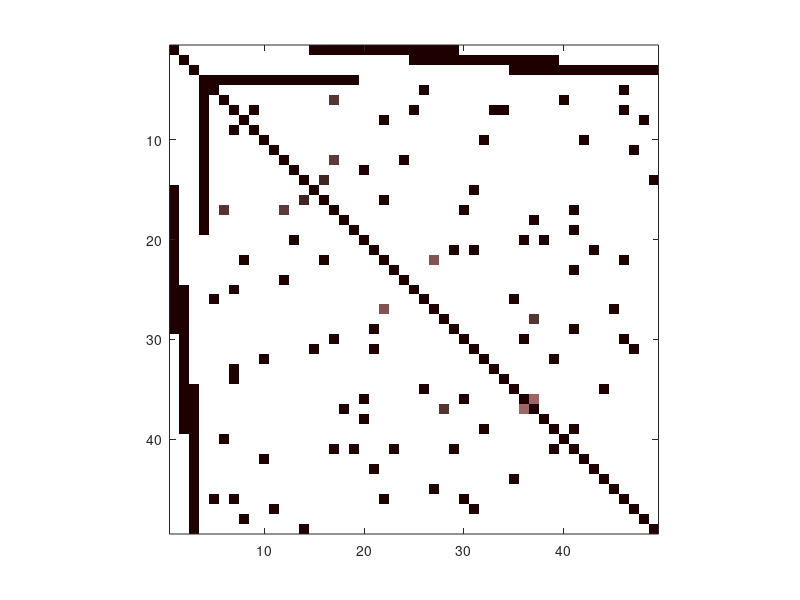
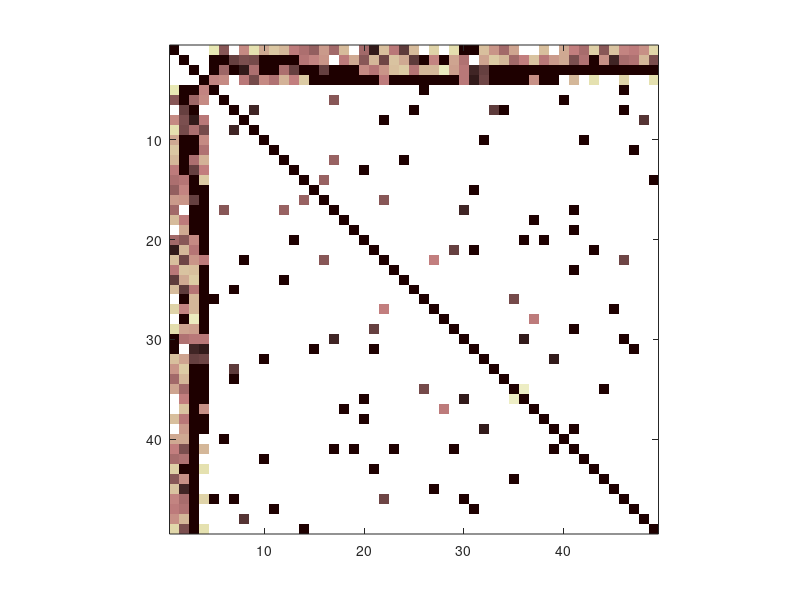
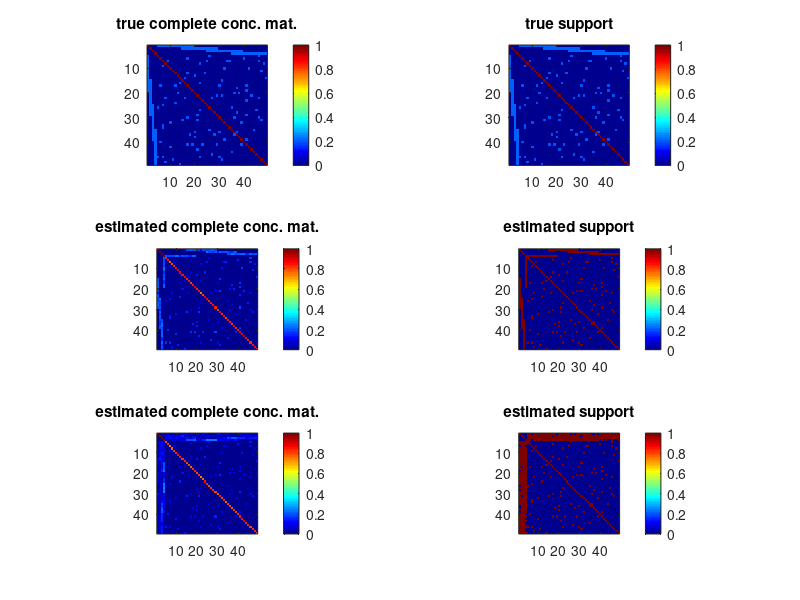

Reproduce these figures in MATLAB, in order.
clear all; clc; 
load('TOY_OVERLAP.mat');

THRESH=0.02;
Dfin_tr(35,38)=0;
Dfin_tr(38,35)=0;

figure(1);clf;
subplot(3,2,1)
imagesc(abs(Dfull));
pbaspect([1 1 1]);
title('true complete conc. mat.');
colorbar
subplot(3,2,2)
imagesc(abs(Dfull));
pbaspect([1 1 1]);
title('true support');
colorbar
subplot(3,2,3)
imagesc(abs(Dfin).*(abs(Dfin)>THRESH));
pbaspect([1 1 1]);
title('estimated complete conc. mat.');
colorbar
subplot(3,2,4)
imagesc(abs(Dfin)>THRESH);
pbaspect([1 1 1]);
title('estimated support');
colorbar
subplot(3,2,5)
imagesc(abs(Dfin_tr).*(abs(Dfin_tr)>THRESH));
pbaspect([1 1 1]);
title('estimated complete conc. mat.');
colorbar
subplot(3,2,6)
imagesc(abs(Dfin_tr)>THRESH);
pbaspect([1 1 1]);
title('estimated support');
colorbar
colormap jet

figure(2);clf;
imagesc(-min(abs(Dfin).*(abs(Dfin)>THRESH),.1));
pbaspect([1 1 1]);
% title('estimated complete conc. mat.');
colormap pink
mkdir('fig');
print('fig/overlap_om','-depsc')

figure(3);clf;
imagesc(-min(abs(Dfin_tr).*(abs(Dfin_tr)>THRESH),.1));
pbaspect([1 1 1]);
% title('estimated complete conc. mat.');
colormap pink
mkdir('fig');
print('fig/overlap_tr','-depsc')
